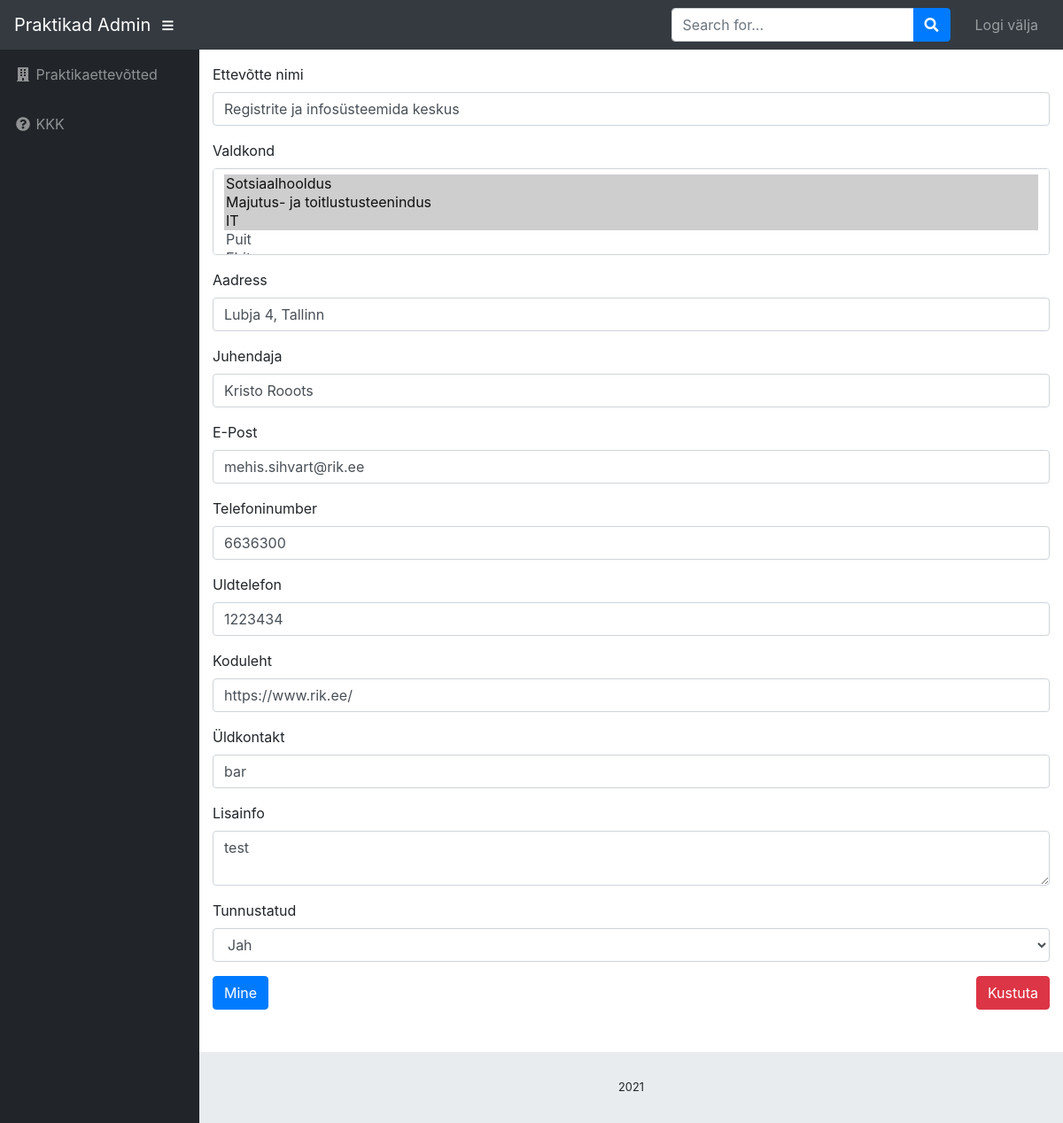
/admin/praktika.php?id=2 (signed in), run on the app's committed database.
### tables this page shows
CREATE TABLE `praktika_ettevotted` (
  `id` int(11) NOT NULL,
  `Nimi` varchar(199) NOT NULL,
  `Valdkond` json NOT NULL,
  `Registrikood` varchar(199) NOT NULL,
  `Aadress` varchar(199) NOT NULL,
  `Juhendaja` varchar(199) NOT NULL,
  `Epost` varchar(199) NOT NULL,
  `Telefoninumber` varchar(199) NOT NULL,
  `Koduleht` varchar(199) NOT NULL,
  `Uldkontakt` varchar(199) NOT NULL,
  `Lisainfo` text NOT NULL,
  `Tunnustamine` tinyint(4) NOT NULL,
  `Uldtelefon` varchar(199) NOT NULL
);

### admin/praktika.php (the view, shortened to what this page needs)
<?php
require './template.php';
$conn = db_connect();
if (isset($_GET['id'])) {
    $id = $_GET['id'];
    $stmt = $conn->prepare("select * from praktika_ettevotted where id = ?");
    $stmt->bind_param('i', $id);
    $stmt->execute();
    $result = $stmt->get_result();
    $praktika = $result->fetch_object();
}
$valdkond = json_decode($praktika->Valdkond) ?? [];
?>
<form method="POST" class="mb-5">
  <div class="form-group">
    <label for="nimi">Ettevõtte nimi</label>
    <input type="text" class="form-control" id="nimi" name="nimi" value="<?=$praktika->Nimi?>" required>
  </div>
  <div class="form-group">
    <label for="valdkond">Valdkond</label>
    <select class="form-control" id="valdkond" name="valdkond[]" multiple>
      <option <?=in_array('Sotsiaalhooldus', $valdkond) ? 'selected' : ''?>>Sotsiaalhooldus</option>
      <option <?=in_array('Majutus- ja toitlustusteenindus', $valdkond) ? 'selected' : ''?>>Majutus- ja toitlustusteenindus</option>
      <option <?=in_array('IT', $valdkond) ? 'selected' : ''?>>IT</option>
      <option <?=in_array('Puit', $valdkond) ? 'selected' : ''?>>Puit</option>
      <option <?=in_array('Ehitus', $valdkond) ? 'selected' : ''?>>Ehitus</option>
    </select>
  </div>
  <div class="form-group">
    <label for="aadress">Aadress</label>
    <input type="text" class="form-control" id="aadress" name="aadress" value="<?=$praktika->Aadress?>" required>
  </div>
  <div class="form-group">
    <label for="juhendaja">Juhendaja</label>
    <input type="text" class="form-control" id="juhendaja" name="juhendaja" value="<?=$praktika->Juhendaja?>">
  </div>
  <div class="form-group">
    <label for="epost">E-Post</label>
    <input type="email" class="form-control" id="epost" name="epost" value="<?=$praktika->Epost?>">
  </div>
  <div class="form-group">
    <label for="telefoninumber">Telefoninumber</label>
    <input type="text" class="form-control" id="telefoninumber" name="telefoninumber" value="<?=$praktika->Telefoninumber?>">
  </div>
  <div class="form-group">
    <label for="uldtelefon">Uldtelefon</label>
    <input type="text" class="form-control" id="uldtelefon" name="uldtelefon" value="<?=$praktika->Uldtelefon?>">
  </div>
  <div class="form-group">
    <label for="koduleht">Koduleht</label>
    <input type="text" class="form-control" id="koduleht" name="koduleht" value="<?=$praktika->Koduleht?>">
  </div>
  <div class="form-group">
    <label for="uldkontakt">Üldkontakt</label>
    <input type="text" class="form-control" id="uldkontakt" name="uldkontakt" value="<?=$praktika->Uldkontakt?>">
  </div>
  <div class="form-group">
    <label for="lisainfo">Lisainfo</label>
    <textarea class="form-control" id="lisainfo" name="lisainfo"><?=$praktika->Lisainfo?></textarea>
  </div>
  <div class="form-group">
    <label for="tunnustamine">Tunnustatud</label>
    <select class="form-control" id="tunnustamine" name="tunnustamine">
      <option <?=$praktika->Tunnustamine === 1 ? 'selected' : ''?> value="yes">Jah</option>
    </select>
  </div>
  <button type="submit" class="btn btn-primary" name="submit">Mine</button>
  <?php
  if (isset($_GET['id'])) {
  ?>
  <button type="submit" form="delete-form" class="btn btn-danger float-right" name="delete">Kustuta</button>
  <?php } ?>
</form>

### data on the page
praktika_ettevotted: nimi "Registrite ja infosüsteemida keskus", Valdkond "Sotsiaalhooldus ☑ / Majutus- ja toitlustusteenindus ☑ / IT ☑ / Puit", aadress "Lubja 4, Tallinn", juhendaja "Kristo Rooots", epost "mehis.sihvart@rik.ee", telefoninumber "6636300", uldtelefon "1223434", koduleht "https://www.rik.ee/", uldkontakt "bar", lisainfo "test", tunnustamine "Jah"
